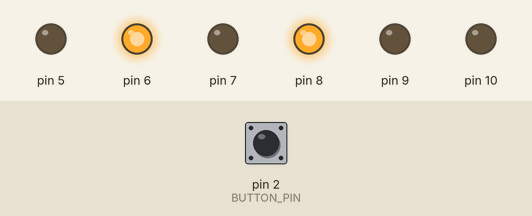
Recording of a sketch running on a simulated Arduino Uno, built with avr-gcc and run on an emulated ATmega328P. Parts: output pins drawn as LEDs (lit = HIGH). The test bench sets the inputs (shaded band); at power-on: pin 2 (BUTTON_PIN) LOW.

Above: at 0.1 s.
At 2.1 s:
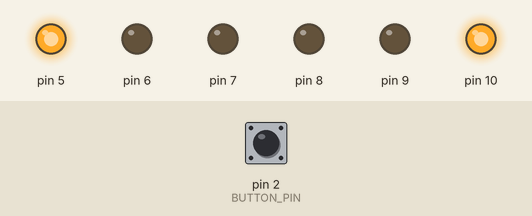
At 10.1 s:
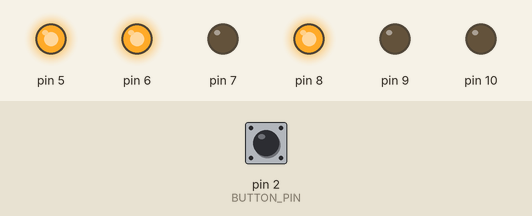
At 19.1 s:
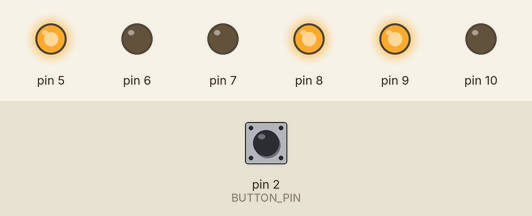
At 29.1 s:
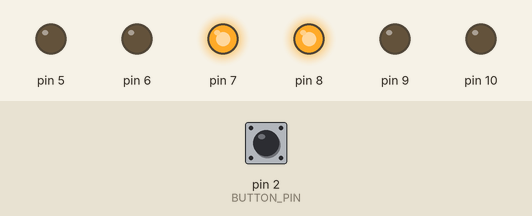
At 39.1 s:
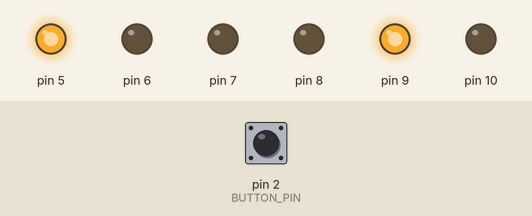
Timing chart, 0 to 40.0 s (numbered marks = the images above):
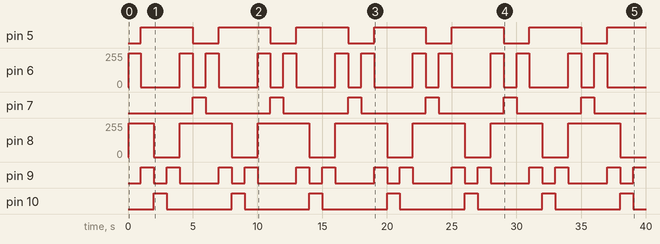

The sketch:

Arduino-Library-Assignment.ino
```cpp
#include "AsyncTrafficLight.h"

AsyncTrafficLight asyncTrafficLight(10, 9, 8, 7, 6, 5, 1000);

// button configuration
const int BUTTON_PIN = 2;

void setup(){}

void loop(){
  asyncTrafficLight.run();

  // code here can be exuceted asynchronous while the ligth are waiting...
  asyncButton();
}

// sets the LED_BUILTIN to high each time the button is pressed (asynchronous)
void asyncButton() {
  digitalWrite(LED_BUILTIN, digitalRead(BUTTON_PIN));
}
```

AsyncTrafficLight.cpp
```cpp
#include "Arduino.h"
#include "AsyncTrafficLight.h"

AsyncTrafficLight::AsyncTrafficLight(int G1_PIN, int Y1_PIN, int R1_PIN, int G2_PIN, int Y2_PIN, int R2_PIN, int DELAY){

    //
    pinMode(G1_PIN, OUTPUT);
    pinMode(Y1_PIN, OUTPUT);
    pinMode(R1_PIN, OUTPUT);

    //
    pinMode(G2_PIN, OUTPUT);
    pinMode(Y2_PIN, OUTPUT);
    pinMode(R2_PIN, OUTPUT);

    //
    _G1_PIN = G1_PIN;
    _Y1_PIN = Y1_PIN;
    _R1_PIN = R1_PIN;

    //
    _G2_PIN = G2_PIN;
    _Y2_PIN = Y2_PIN;
    _R2_PIN = R2_PIN;

    //
    _g1State = LOW;
    _y1State = LOW;
    _r1State = LOW;

    //
    _g2State = LOW;
    _y2State = LOW;
    _r2State = LOW;

    //
    _DELAY = DELAY;
    _mainState = 0;
    _previousTime = 0;
    _currentTime = 0;
}

void AsyncTrafficLight::run(){
    _currentTime = millis();

    if (_currentTime - _previousTime >= _DELAY || _previousTime == 0)
    {
        _previousTime = _currentTime; // updates previous time to current time

        _resetLightStates();   // resets all light states to LOW
        _setLightStates();     // set sellected lightstates to HIGH
        _writeLightStates();   // writes lightstates to digital pins
        _incrementMainState(); // increments mainstate
    }
}

void AsyncTrafficLight::stop(){
}

void AsyncTrafficLight::reset(){
}

void AsyncTrafficLight::_resetLightStates(){
    // traficlight 1 state
    _g1State = LOW;
    _y1State = LOW;
    _r1State = LOW;

    // traficlight 2 state
    _g2State = LOW;
    _y2State = LOW;
    _r2State = LOW;
}

void AsyncTrafficLight::_setLightStates(){
    switch(_mainState) {
    case 0: {
        _g1State = HIGH;
        _r2State = HIGH;
        break;
    }

    case 1: {
        _y1State = HIGH;
        _r2State = HIGH;
        break;
    }

    case 2: {
        _r1State = HIGH;
        _r2State = HIGH;
        _y2State = HIGH;
        break;
    }

    case 3: {
        _r1State = HIGH;
        _g2State = HIGH;
        break;
    }

    case 4: {
        _r1State = HIGH;
        _y2State = HIGH;
        break;
    }

    case 5: {
        _r1State = HIGH;
        _y1State = HIGH;
        _r2State = HIGH;
        break;
    }
  }
}

void AsyncTrafficLight::_writeLightStates(){
    // traficlight 1 state
    digitalWrite(_G1_PIN, _g1State);
    digitalWrite(_Y1_PIN, _y1State);
    digitalWrite(_R1_PIN, _r1State);

    // traficlight 2 state
    digitalWrite(_G2_PIN, _g2State);
    digitalWrite(_Y2_PIN, _y2State);
    digitalWrite(_R2_PIN, _r2State);
}

void AsyncTrafficLight::_incrementMainState(){
    _mainState = (_mainState < 5) ? ++_mainState : 0;
}
```

AsyncTrafficLight.h
```cpp
#ifndef AsyncTrafficLight_h
#define AsyncTrafficLight_h

#include "Arduino.h"

class AsyncTrafficLight{
public:
    AsyncTrafficLight(
        int G1_PIN, int Y1_PIN, int R1_PIN,
        int G2_PIN, int Y2_PIN, int R2_PIN,
        int DELAY);

    void run();
    void stop();
    void reset();

private:
    //
    int _G1_PIN;
    int _Y1_PIN;
    int _R1_PIN;

    //
    int _G2_PIN;
    int _Y2_PIN;
    int _R2_PIN;

    //
    int _g1State;
    int _y1State;
    int _r1State;

    //
    int _g2State;
    int _y2State;
    int _r2State;

    //
    int _DELAY;
    int _mainState;
    long _previousTime;
    long _currentTime;

    //
    void _resetLightStates();   // resets all light states to LOW
    void _setLightStates();     // set sellected lightstates to HIGH
    void _writeLightStates();   // writes lightstates to digital pins
    void _incrementMainState(); // increments mainstate
};

#endif
```

Measured:
- by itself, pin 5: alternates HIGH for 4.0 s and LOW for 2.0 s
- by itself, pin 6: repeats every 5.9 s: 255/255 0.92 s, 0/255 3.0 s, 255/255 1.0 s, 0/255 1.0 s
- by itself, pin 7, pin 10: alternates HIGH for 1.0 s and LOW for 5.0 s
- by itself, pin 9: repeats every 6.0 s: LOW 1.0 s, HIGH 1.0 s, LOW 3.0 s, HIGH 1.0 s
